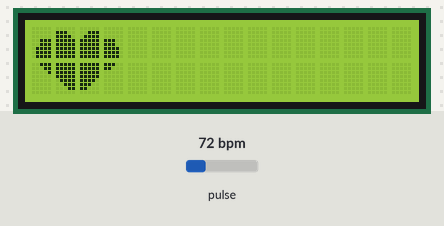
The sketch below on a simulated ESP32. On the bench: 16×2 character LCD. The test bench sets the inputs (shaded band); at power-on: pulse 72 bpm. What the sketch prints to the serial monitor is not drawn.

Above: at 1.49 s.
1.9 s: pulse set to 42 bpm
At 3.34 s:
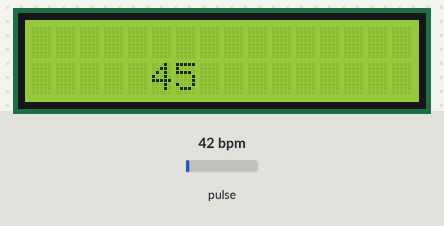
4.9 s: pulse set to 100 bpm
At 5.38 s:
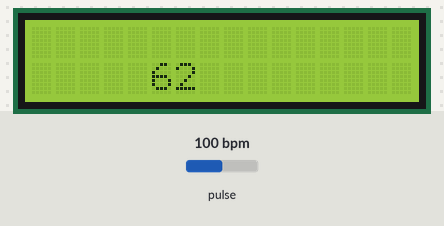
6.6 s: pulse set to 70 bpm
At 7.45 s:
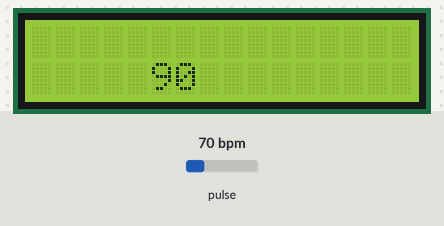
Timing chart, 0 to 9.6 s (numbered marks = the images above; inputs shaded):
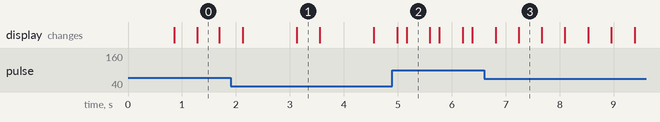

The sketch:

HeartRate_OLED_2.ino
```cpp
/*ESQUEMA DE CONEXIONES ARDUINO
MAX30102
GND
5V
SDA Y SCL (A5 Y A4, Ó DEPSUES DE AREF )
PANTALLA LOS MISMOS

esp32 SCL-22 SDA-21*/


#include <SPI.h>
#include <Wire.h>
#include <Adafruit_GFX.h>
#include <LiquidCrystal_I2C.h>
byte a[8] = {
B00000,
B00000,
B00000,
B00111,
B00111,
B01111,
B01111,
B01111
};

byte b[8] = {
B00000,
B11100,
B11110,
B11111,
B11111,
B11111,
B11111,
B11111
};

byte c[8] = {
B00000,
B00111,
B01111,
B11111,
B11111,
B11111,
B11111,
B11111
};


byte d[8] = {
B00000,
B00000,
B00000,
B11100,
B11100,
B11110,
B11110,
B11110
/////////////
};


byte e[8] = {
B00111,
B00011,
B00001,
B00000,
B00000,
B00000,
B00000,
B00000
};

byte f[8] = {
B11111,
B11111,
B11111,
B11111,
B01111,
B00111,
B00011,
B00000
};

byte g[8] = {
B11111,
B11111,
B11111,
B11111,
B11110,
B11100,
B11000,
B00000
};


byte h[8] = {
B11100,
B11000,
B00000,
B00000,
B00000,
B00000,
B00000,
B00000
};

LiquidCrystal_I2C lcd(0x27,16,2);
int counter = 0;
#include <Wire.h>
#include "MAX30105.h"
#include "heartRate.h"

MAX30105 particleSensor;

const byte RATE_SIZE = 4; //Increase this for more averaging. 4 is good. Numero de muestras que toma para calcular el latido por minuto promedio.
byte rates[RATE_SIZE]; //Array of heart rates
byte rateSpot = 0;
long lastBeat = 0; //Time at which the last beat occurred

float beatsPerMinute;
int beatAvg;

void setup()
{

  Serial.begin(115200);     // iniciar la interface serial a 115200 de velocidad, por lo que si desea ver los datos de ritmo cardiaco en el motinor serie del software de arduino, debe configurar esta misma velocidad de el monitor serie
   //LCD
  lcd.init();
  lcd.backlight();
  lcd.createChar(0, a);
  lcd.createChar(1, b);
  lcd.createChar(2, c);
  lcd.createChar(3, d);
  lcd.createChar(4, e);
  lcd.createChar(5, f);
  lcd.createChar(6, g);
  lcd.createChar(7, h);
  // Clear the buffer
  lcd.clear();
  lcd.print("Initializing...");
  delay(500);

  // Initialize sensor
  if (!particleSensor.begin(Wire, I2C_SPEED_FAST)){ //Use default I2C port, 400kHz speed
    Serial.println("MAX30105 was not found. Please check wiring/power. ");
    while (1);
  }
  Serial.println("Place your index finger on the sensor with steady pressure.");

  particleSensor.setup(); //Configure sensor with default settings
  particleSensor.setPulseAmplitudeRed(0x0A); //Turn Red LED to low to indicate sensor is running
  particleSensor.setPulseAmplitudeGreen(0); //Turn off Green LED
}

void loop(){
  long irValue = particleSensor.getIR();

  if (checkForBeat(irValue) == true)        // Estructura if(){} que detecta un latido
  {
    //We sensed a beat!
    long delta = millis() - lastBeat;
    lastBeat = millis();
    beatsPerMinute = 60 / (delta / 1000.0);
    if (beatsPerMinute < 255 && beatsPerMinute > 20)      // estructura if(){} que promedia los latidos segun el RATE_SIZE para obtener medidas mas estables
    {
      rates[rateSpot++] = (byte)beatsPerMinute; //Store this reading in the array
      rateSpot %= RATE_SIZE; //Wrap variable
      //Take average of readings
      beatAvg = 0;
      for (byte x = 0 ; x < RATE_SIZE ; x++)
        beatAvg += rates[x];
      beatAvg /= RATE_SIZE;


      corazonP();          // 4 instrucicones para ilustrar el valor correspodiente a los latidos del corazon promedio de las ultimas 4 muestras                    corazonP();
     // delay(500);
      lcd.clear();
      lcd.setCursor(5,6);
      lcd.print(beatAvg);
      delay(400);
      lcd.clear();
      corazonP();
    //tone(12,2000,20);                 // (buzzer)emite un sonido en el pin 12 de la plca nano, con 2000 hz de frecuencia, y 20 milisegundos de duracion
    }
      corazonP();
  }
// impresion o trasnmision de los paramentros de intensidad de luz infraroja, latidos por minuto, promedio de latidos por minuto al monitor serie
  Serial.print("IR=");
  Serial.print(irValue);
  Serial.print(", BPM=");
  Serial.print(beatsPerMinute);
  Serial.print(", Avg BPM=");
  Serial.print(beatAvg);

// estructura if que determina si no hay un dedo colocado en el sensor
  if (irValue < 50000){
    Serial.print(" No finger?");
      lcd.clear();
      lcd.setCursor(0,0);             // Start at top-left corner
      lcd.print("Ubique su dedo");
  }
  Serial.println();
}

  void corazonP(){
  lcd.setCursor(0, 0);
  lcd.write(byte(0));

  lcd.setCursor(1, 0);
  lcd.write(byte(1));

  lcd.setCursor(2, 0);
  lcd.write(byte(2));


  lcd.setCursor(3, 0);
  lcd.write(byte(3));

///
  lcd.setCursor(0, 1);
  lcd.write(byte(4));

  lcd.setCursor(1, 1);
  lcd.write(byte(5));

  lcd.setCursor(2, 1);
  lcd.write(byte(6));


  lcd.setCursor(3, 1);
  lcd.write(byte(7));

  }
```

Measured:
- what the display in image 0 shows lasts 0.4 s, from 1.3 s to 1.7 s
